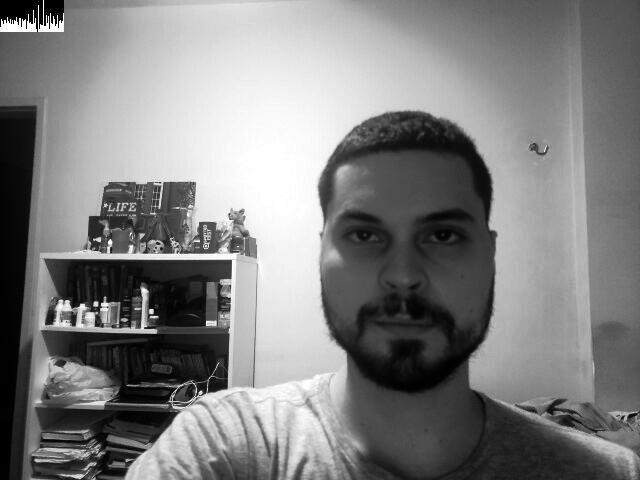
//> input picture unidade1/figs/imagemEqualizada2.png, 640 x 480 px, given in place of the camera
$ ./equalize   (built with g++ and OpenCV 4)
//> lines starting //> are read from the running program, lines starting //| are printed output that depends on the picture; after the words box and inside, x2 and y2 are one past the last pixel; in counts of white or black regions, pixels touching at a corner belong together
#include <iostream>
#include <opencv2/opencv.hpp>

using namespace cv;
using namespace std;

int main(int argc, char **argv)
{

    Mat image, image_eq, hist, hist_eq;
    VideoCapture cap;
    int nbins = 64;
    float range[] = {0, 256};
    const float *histrange = {range};
    int key;

    bool uniform = true;
    bool acummulate = false;

    cap.open(0);

    if (!cap.isOpened())
    {
        cout << "cameras indisponiveis";
        return -1;
    }

    int histw = nbins, histh = nbins / 2;
    Mat histImg(histh, histw, CV_8UC1, Scalar(0, 0, 0));
    Mat histImg_eq(histh, histw, CV_8UC1, Scalar(0, 0, 0));

    while (true)
    {
        cap >> image;
//> image is the input picture: 480 rows x 640 cols, CV_8UC3; min 0, max 255, mean 128.2
        cvtColor(image, image, COLOR_BGR2GRAY);
//> image: 480 rows x 640 cols, CV_8UC1
        equalizeHist(image, image_eq);

        calcHist(&image, 1, 0, Mat(), hist, 1,
                 &nbins, &histrange,
                 uniform, acummulate);
//> hist = 64 values, max 8243 at index 43, min 3003 at index 37, mean 4800
        calcHist(&image_eq, 1, 0, Mat(), hist_eq, 1,
                 &nbins, &histrange,
                 uniform, acummulate);
//> hist_eq = 64 values, max 8357 at index 41, min 2345 at index 62, mean 4800

        normalize(hist, hist, 0, histImg.rows, NORM_MINMAX, -1, Mat());
//> hist = 64 values, max 32 at index 43, min 0 at index 37, mean 10.97
        normalize(hist_eq, hist_eq, 0, histImg_eq.rows, NORM_MINMAX, -1,
                  Mat());
//> hist_eq = 64 values, max 32 at index 41, min 0 at index 62, mean 13.07

        histImg.setTo(Scalar(0));
        histImg_eq.setTo(Scalar(0));

        for (int i = 0; i < nbins; i++)
        {
            line(histImg,
                 Point(i, histh),
                 Point(i, histh - cvRound(hist.at<float>(i))),
                 Scalar(255, 255, 255), 1, 8, 0);
            line(histImg_eq,
                 Point(i, histh),
                 Point(i, histh - cvRound(hist_eq.at<float>(i))),
                 Scalar(255, 255, 255), 1, 8, 0);
        }
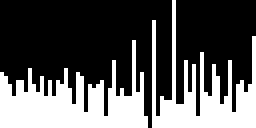
//> histImg: 32 rows x 64 cols, CV_8UC1 (shown 4 times larger); 34.3% white; 2 white regions, box (x1, y1, x2, y2) and area: (0, 10, 37, 32) 396, (38, 0, 64, 32) 307
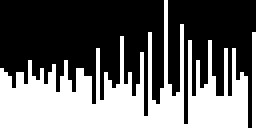
//> histImg_eq: 32 rows x 64 cols, CV_8UC1 (shown 4 times larger); 40.9% white; 2 white regions, box (x1, y1, x2, y2) and area: (0, 0, 62, 32) 814, (63, 8, 64, 32) 24

        histImg.copyTo(image(Rect(0, 0, nbins, histh)));
//> image: 480 rows x 640 cols, CV_8UC1; min 0, max 255, mean 128.2
        histImg_eq.copyTo(image_eq(Rect(0, 0, nbins, histh)));
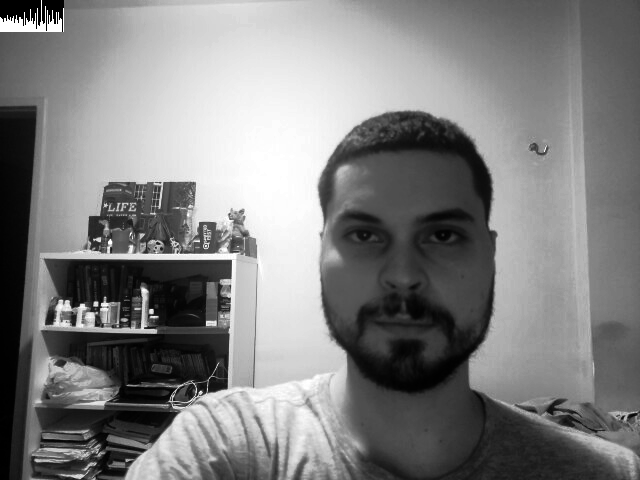
//> image_eq: 480 rows x 640 cols, CV_8UC1; min 0, max 255, mean 127.7

        imshow("Imagem Original", image);
        imshow("Imagem Equalizada", image_eq);
        imwrite("imagemOriginal.png", image);
        imwrite("imagemEqualizada.png", image_eq);
        key = waitKey(30);
//> the Esc key is pressed
    }
    return 0;
}

$ run again, on unidade1/figs/biel.png
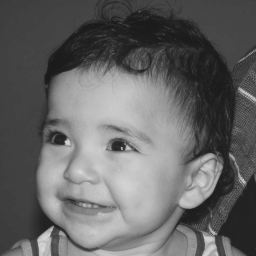
//> input picture unidade1/figs/biel.png, 256 x 256 px, given in place of the camera
//> image is the input picture: 256 rows x 256 cols, CV_8UC3; min 26, max 219, mean 100.9
//> `calcHist(&image, 1, 0, Mat(), hist, 1, &nbins, &histrange, uniform, ac..`: hist = 64 values, max 10282 at index 16, min 0 at index 0, mean 1024
//> `calcHist(&image_eq, 1, 0, Mat(), hist_eq, 1, &nbins, &histrange, unifo..`: hist_eq = 64 values, max 4524 at index 23, min 0 at index 16, mean 1024
//> `normalize(hist, hist, 0, histImg.rows, NORM_MINMAX, -1, Mat());`: hist = 64 values, max 32 at index 16, min 0 at index 0, mean 3.19
//> `normalize(hist_eq, hist_eq, 0, histImg_eq.rows, NORM_MINMAX, -1, Mat());`: hist_eq = 64 values, max 32 at index 23, min 0 at index 16, mean 7.24
//> after the loop `for (int i = 0; i < nbins; i++)`:
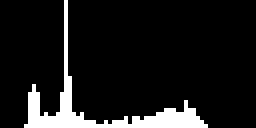
//> histImg: 32 rows x 64 cols, CV_8UC1 (shown 4 times larger); 10% white; 1 white region, box (x1, y1, x2, y2) and area: (6, 0, 52, 32) 204
//> `histImg_eq.copyTo(image_eq(Rect(0, 0, nbins, histh)));`:
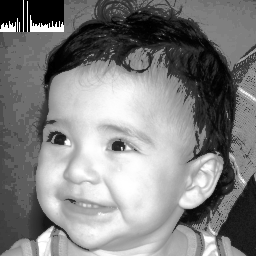
//> image_eq: 256 rows x 256 cols, CV_8UC1; min 0, max 255, mean 128.8

$ run again, on unidade1/figs/cat.png
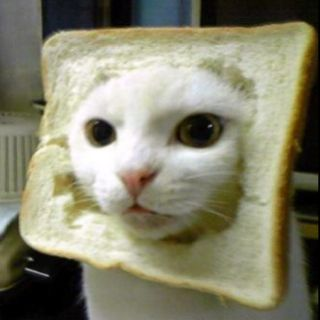
//> input picture unidade1/figs/cat.png, 320 x 320 px, given in place of the camera
//> image is the input picture: 320 rows x 320 cols, CV_8UC3; mean B, G, R 110.4, 132.5, 134.4
//> `calcHist(&image, 1, 0, Mat(), hist, 1, &nbins, &histrange, uniform, ac..`: hist = 64 values, max 3483 at index 0, min 637 at index 8, mean 1600
//> `calcHist(&image_eq, 1, 0, Mat(), hist_eq, 1, &nbins, &histrange, unifo..`: hist_eq = 64 values, max 2192 at index 0, min 1215 at index 55, mean 1600
//> `normalize(hist, hist, 0, histImg.rows, NORM_MINMAX, -1, Mat());`: hist = 64 values, max 32 at index 0, min 0 at index 8, mean 10.83
//> `normalize(hist_eq, hist_eq, 0, histImg_eq.rows, NORM_MINMAX, -1, Mat());`: hist_eq = 64 values, max 32 at index 0, min 0 at index 55, mean 12.61
//> after the loop `for (int i = 0; i < nbins; i++)`:
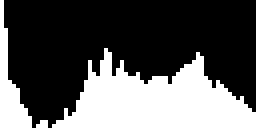
//> histImg: 32 rows x 64 cols, CV_8UC1 (shown 4 times larger); 33.9% white; 3 white regions (1 under 20 px), largest, box (x1, y1, x2, y2) and area: (13, 12, 64, 32) 585, (0, 0, 8, 32) 104
//> `histImg_eq.copyTo(image_eq(Rect(0, 0, nbins, histh)));`:
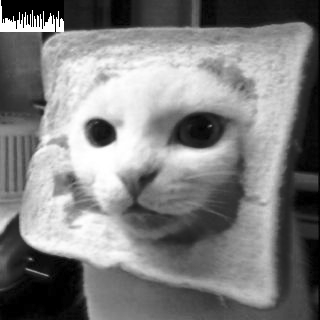
//> image_eq: 320 rows x 320 cols, CV_8UC1; min 0, max 255, mean 127
